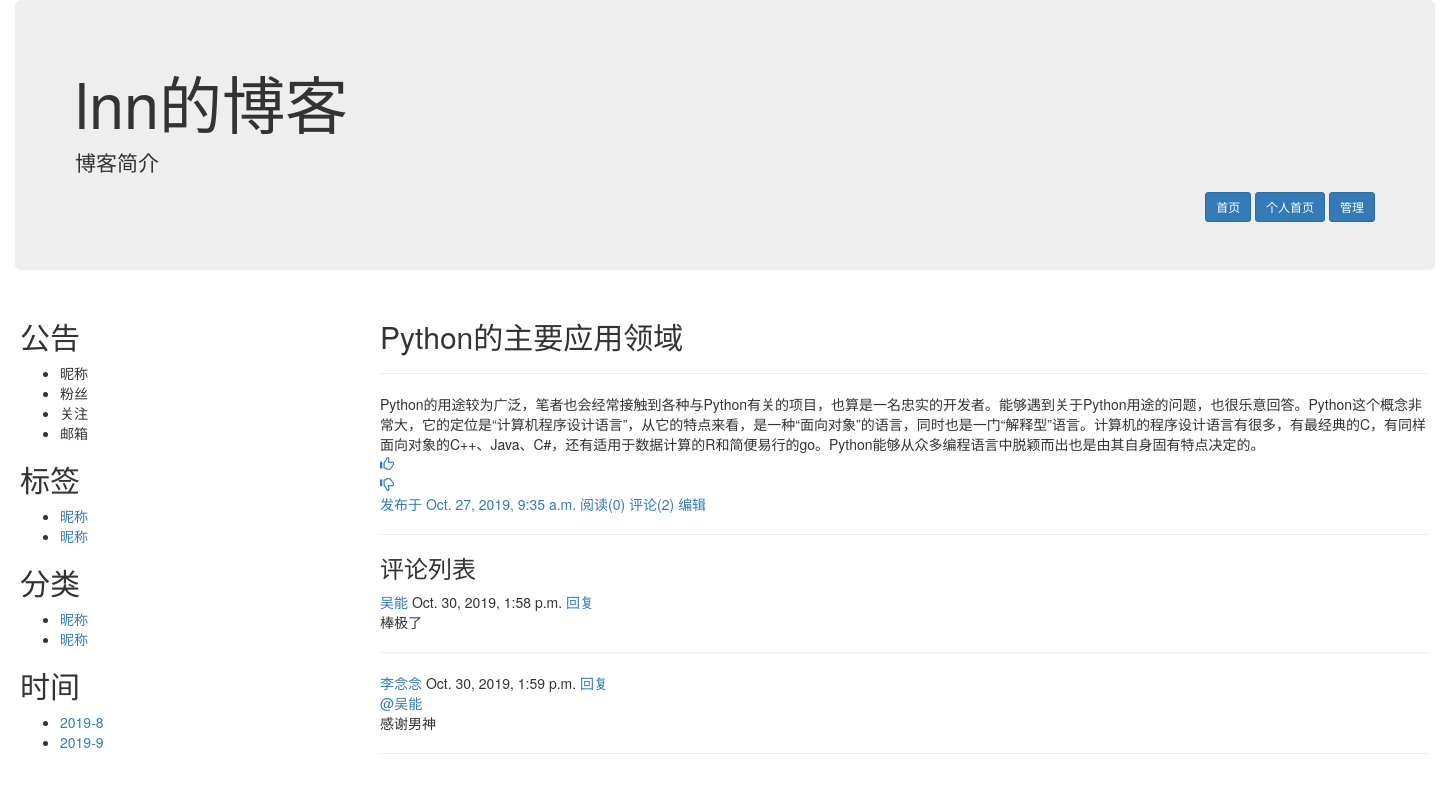
The page /LNN/2.html/ on the database its author committed.
### repository/models.py (models this page shows, shortened)
class Blog(models.Model):
	theme_type = [('blue',"蓝色"),('red',"红色"),('green',"绿色")]
	bid = models.AutoField(primary_key=True,verbose_name="博客id")
	theme = models.CharField(choices=theme_type,max_length=10,verbose_name="主题类型")
	title = models.CharField(max_length=255,verbose_name="博客标题")
	summary = models.TextField(verbose_name="博客简介",null=True,blank=True)
	user = models.OneToOneField(to=User,on_delete=models.CASCADE)
	class Meta:
		verbose_name_plural = "博客信息"

class Article(models.Model):
	article_type = [(1,"Python"),(2,"Java"),(3,"Django"),(4,"JavaScript"),(5,"五彩缤纷")]
	title = models.CharField(max_length=255,verbose_name='文章标题')
	author = models.ForeignKey(to=User,on_delete=models.CASCADE,verbose_name="作者")
	summary = models.TextField(verbose_name='文字简介')
	ctime = models.DateTimeField(auto_now_add=True,verbose_name="创建时间")
	text = models.OneToOneField(to=ArticleDetial,on_delete=models.CASCADE,verbose_name="文章正文")
	type_id = models.IntegerField(verbose_name='文章类型',choices=article_type,)
	class Meta:
		verbose_name_plural = '文章列表'

class ArticleDetial(models.Model):
	text = models.TextField(verbose_name="文章正文")
	class Meta:
		verbose_name_plural = '文章正文'

class Comment(models.Model):
	content = models.TextField(verbose_name='评论内容')
	article = models.ForeignKey(to=Article, on_delete=models.CASCADE, verbose_name='文章')
	user = models.ForeignKey(to=User,on_delete=models.CASCADE,verbose_name='用户')
	ctime = models.DateTimeField(auto_now_add=True)
	parent_comment = models.ForeignKey('self',verbose_name='父评论',on_delete=models.CASCADE,null=True,blank=True)
	def __str__(self):
		return self.content
	class Meta:
		verbose_name_plural = '评论表'

class User(models.Model):
	uid = models.AutoField(primary_key=True,verbose_name="用户id")
	account = models.CharField(max_length=128,verbose_name='用户名',unique=True)
	username = models.CharField(max_length=25,verbose_name="用户昵称")
	pwd = models.CharField(max_length=32,verbose_name="密码")
	email = models.EmailField(max_length=255,verbose_name="邮箱")
	img = models.ImageField(upload_to='static/user_img')
	class Meta:
		verbose_name_plural = "用户信息"

### web/views.py (the view)
# urls.py: path('<str:blog>/<str:article_id>.html/',views.get_article,name = "get_article")
def get_article(request,blog,article_id):
	user_obj = models.User.objects.filter(account=blog).all().first()
	blog_obj = models.Blog.objects.filter(user__account=blog).all().first()
	caption_obj = models.Caption.objects.filter(blog__user__account=blog)
	article_obj = models.Article.objects.filter(author__account=blog,id=article_id)[0]
	print(article_obj.comment_set.all())
	return render(request,'article.html',locals())

### templates/article.html (shortened to what this page needs)
<!DOCTYPE html>
<html lang="en">
<head>
    <link rel="stylesheet" href="/static/plugins/bootstrap-3.3.7-dist/css/bootstrap.css">
</head>
<body>
<div class="container-fluid">
    <div class="jumbotron">
        <h1>{{ blog_obj.title }}</h1>
        <p>博客简介</p>
        <div class="text-right">
            <a class="btn btn-primary btn-sm" href="#" role="button">首页</a>
            <a class="btn btn-primary btn-sm" href="#" role="button">个人首页</a>
            <a class="btn btn-primary btn-sm" href="#" role="button">管理</a>
        </div>
    </div>
</div>
<div class="container" style="width: 1440px">
    <div class="row">
        <div class="col-sm-3">
            <div class="person_info">
                <h2>公告</h2>
                <ul>
                    <li>昵称</li>
                    <li>粉丝</li>
                    <li>关注</li>
                    <li>邮箱</li>
                </ul>
            </div>
            <div class="caption_list">
                <h2>标签</h2>
                <ul>
                    <li><a href="">昵称</a></li>
                    <li><a href="">昵称</a></li>
                </ul>
            </div>
            <div class="classify_list">
                <h2>分类</h2>
                <ul>
                    <li><a href="">昵称</a></li>
                    <li><a href="">昵称</a></li>
                </ul>
            </div>
            <div class="date">
                <h2>时间</h2>
                <ul>
                    <li><a href="">2019-8</a></li>
                    <li><a href="">2019-9</a></li>
                </ul>
            </div>
        </div>
        <div class="col-sm-9 article">
                <div class="article_box">
                    <div class="article_title"><h2>{{ article_obj.title }}</h2></div>
                    <hr>
                    <div class="article_detail">{{ article_obj.text.text }}</div>
                    <div>
                        <a href=""><span class="glyphicon glyphicon-thumbs-up fa-2x" aria-hidden="true"></span></a>
                    </div>
                    <div>
                        <a href=""><span class="glyphicon glyphicon-thumbs-down fa-2x" aria-hidden="true"></span></a>
                    </div>
                    <a class="article_ctime">发布于 {{ article_obj.ctime }}</a>
                    <a class="read_count">阅读({{ article_obj.perference_set.count }})</a>
                    <a class="comment_count">评论({{ article_obj.comment_set.count }})</a>
                    <a href="">编辑</a>
                    <hr>
                </div>
                <div class="comment_box">
                    <h3>评论列表</h3>
                    {% for comment in article_obj.comment_set.all %}
                        <div class="comment">
                            <a href="">{{ comment.user.username }}</a>
                            <span>{{ comment.ctime }}</span>
                            <a href="" class="text-right">回复</a>
                            {% if comment.parent_comment.user.username %}
                                <div><a href="">@{{ comment.parent_comment.user.username|default_if_none:"" }}</a></div>
                            {% endif %}
                            <div>{{ comment.content }}</div>
                            <hr>
                        </div>
                    {% endfor %}
                </div>
        </div>
    </div>
</div>
</body>
</html>

### rows shown on the page
Blog: title "lnn的博客"
Article: title "Python的主要应用领域", text.text "Python的用途较为广泛，笔者也会经常接触到各种与Python有关的项目，也算是一名忠实的开发者。能够遇到关于Python用途的问题，也很乐意回答。Python这个概念非常大，它的定位是“计算机程序设计语言”，从它的特点来看，是一种“面向对象”的语言，同时也是一门“解释型”语言。计算机的程序设计语言有很多，有最经典的C，有同样面向对象的C++、Java、C#，还有适用于数据计算的R和简便易行的go。Python能够从众多编程语言中脱颖而出也是由其自身固有特点决定的。", ctime "Oct. 27, 2019, 9:35 a.m.", perference_set.count "0", comment_set.count "2"
Comment: user.username "吴能", ctime "Oct. 30, 2019, 1:58 p.m.", content "棒极了"
Comment: user.username "李念念", ctime "Oct. 30, 2019, 1:59 p.m.", parent_comment.user.username "吴能", content "感谢男神"
